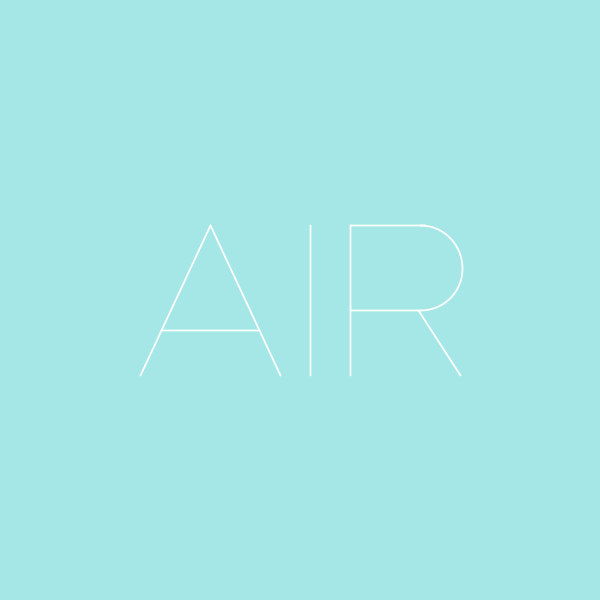
Frame 1 (no input)
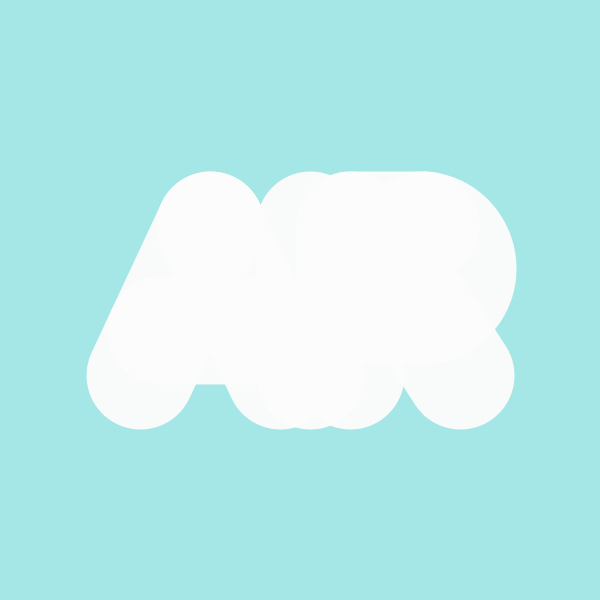
Frame 60 (the mouse pressed at the canvas centre just before this capture)
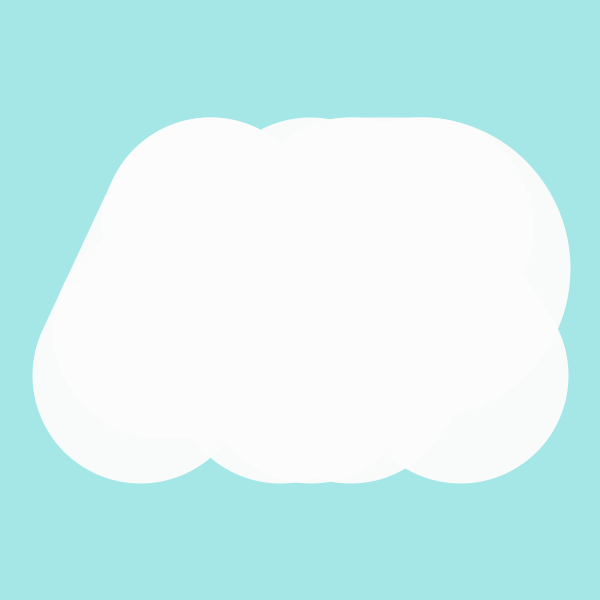
Frame 120 (the mouse held since frame 60 and released just before this capture)

The Processing sketch that drew these frames (run headless with seeded random() and noise(); from frame 60 on, the mouse is pressed at the canvas centre):

// Processing sketch: processing_173830
// ── processing_173830.pde

// "Breathing Text" 2013 / Jaime Rodriguez

float grosor_air = 0;
float grosor_noAir = 0;
float vel_respiracion = 1.8;
float sentido_air = 1;
float sentido_noAir = 0;
float color_air = 255;
float alpha_air = 255;
float alpha_noAir = 0;
int inhalar = 0;
int exhalar = 0;


void setup() {
  size(600, 600);
  smooth();
  noFill();
}

void draw () {
  background(165, 230, 231);

  //movimiento 'AIR'
  //agrandarse
  if (grosor_air <= 1.8) {
    sentido_air = 1;
  }
  //reducirse
  if (grosor_air >= 450) {
    sentido_air = -1;
    inhalar += 1;
  }
  
  //alpha 'NO AIR'
  if ( grosor_air <= 5 && inhalar >= 1) {
    alpha_noAir = 40;
  }

  //movimiento 'NO AIR', color 'AIR', alpha 'AIR'  
  if (grosor_air <= 5) {
    sentido_noAir += 0.1;
    grosor_noAir += sentido_noAir * vel_respiracion;
    color_air -= 1;
    alpha_air -= 3;
  }

  grosor_air += sentido_air * vel_respiracion;

  noAir();
  air();
}

void air() {
  pushMatrix();
  translate(140, 225);
  stroke(color_air, alpha_air);
  strokeWeight(grosor_air);
  // 'A'
  line(0, 150, 70, 0);
  line(70, 0, 140, 150);
  line(21, 105, 119, 105);
  // 'I'
  line(170, 0, 170, 150);
  // 'R'
  line(210, 0, 210, 150);
  line(210, 0, 285, 0); 
  line(210, 85, 280, 85);
  line(278, 85, 320, 150); 
  ellipseMode(CENTER);
  arc(280, 43, 85, 85, radians(-90), radians(90));
  popMatrix();
}

void noAir() {
  stroke(0, alpha_noAir);
  strokeWeight(grosor_noAir);
  //'NO'
  // 'N'
  line(160, 120, 160, 270); 
  line(160, 120, 280, 270); 
  line(280, 120, 280, 270);
  // 'O'
  ellipseMode(CORNER);
  ellipse(300, 120, 140, 150);
  //'AIR'
  pushMatrix();
  translate(120, 240);
  // 'A'
  line(70, 50, 0, 200);
  line(70, 50, 140, 200);
  line(21, 155, 119, 155);
  // 'I'
  line(170, 50, 170, 200);
  // 'R'
  line(210, 50, 210, 200);
  line(210, 50, 285, 50); 
  line(210, 135, 280, 135);
  line(278, 135, 320, 200); 
  noFill();
  arc(238, 50, 85, 85, radians(-90), radians(90));
  popMatrix();
}
